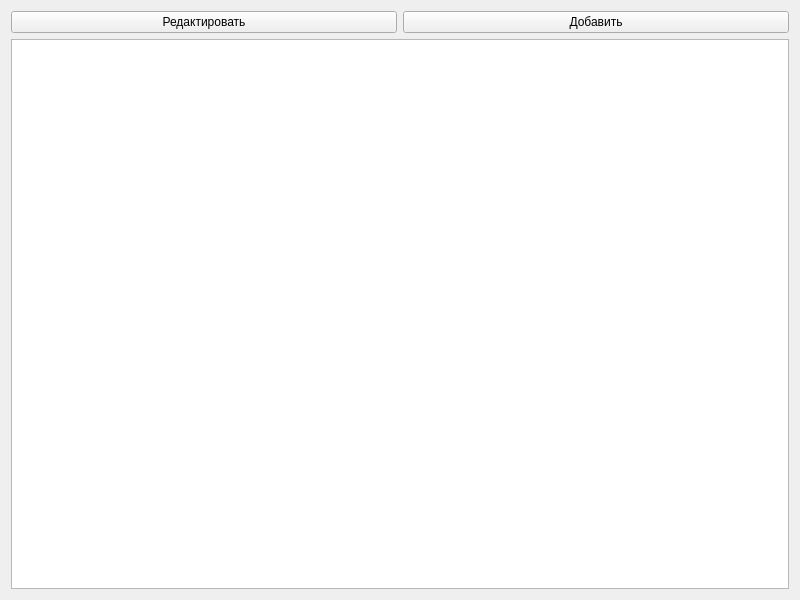
<?xml version="1.0" encoding="UTF-8"?>
<ui version="4.0">
 <class>Form</class>
 <widget class="QWidget" name="Form">
  <property name="geometry">
   <rect>
    <x>0</x>
    <y>0</y>
    <width>800</width>
    <height>600</height>
   </rect>
  </property>
  <property name="windowTitle">
   <string>Эспрессо</string>
  </property>
  <layout class="QVBoxLayout" name="verticalLayout_2">
   <item>
    <layout class="QVBoxLayout" name="verticalLayout">
     <item>
      <layout class="QHBoxLayout" name="horizontalLayout">
       <item>
        <widget class="QPushButton" name="edit_button">
         <property name="text">
          <string>Редактировать</string>
         </property>
        </widget>
       </item>
       <item>
        <widget class="QPushButton" name="add_button">
         <property name="text">
          <string>Добавить</string>
         </property>
        </widget>
       </item>
      </layout>
     </item>
     <item>
      <widget class="QTableWidget" name="table"/>
     </item>
    </layout>
   </item>
  </layout>
 </widget>
 <resources/>
 <connections/>
</ui>
